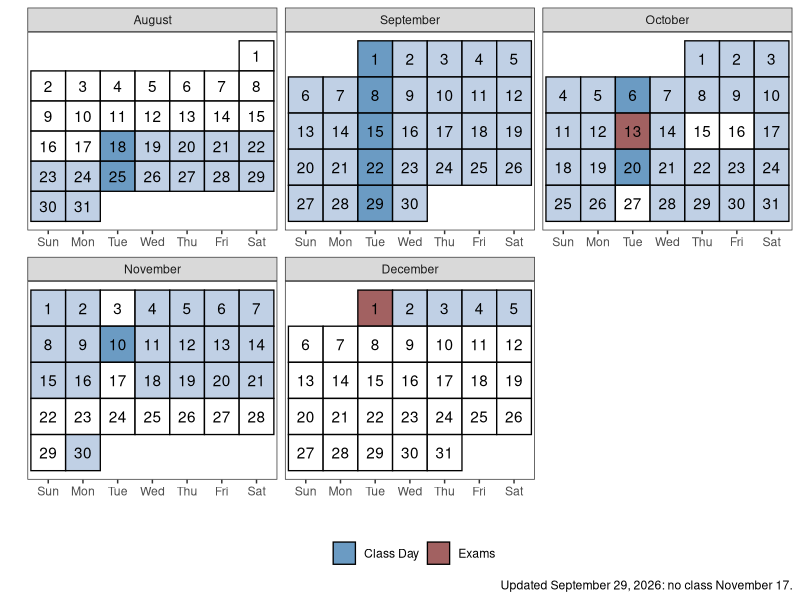
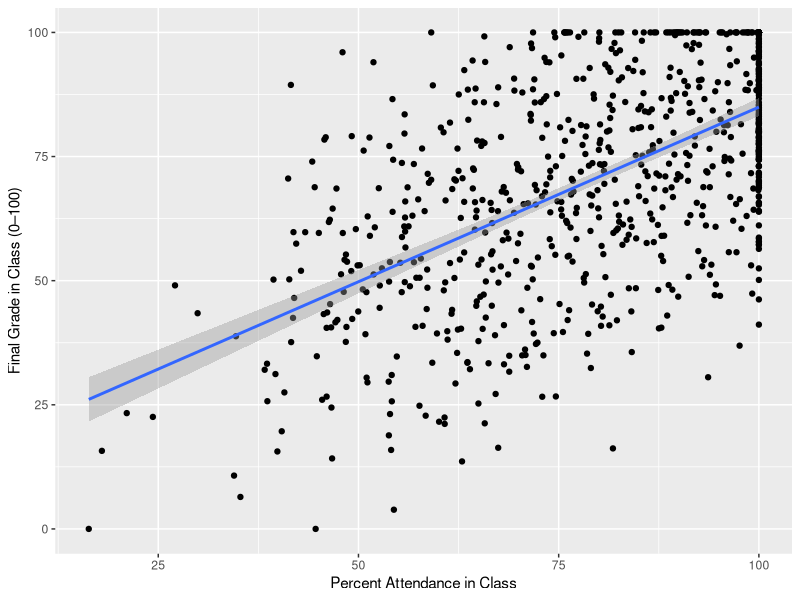

Write R code to recreate these figures, in order.
## ---- chunk 1
#| label: setup
#| include: false
library(tidyverse)
library(kableExtra)
set.seed(705)

# ---------------------------------------------------------------------------
# SEMESTER DATE PARAMETERS — TODO: confirm against official USC Fall 2026
# academic calendar before the semester starts. Everything below derives
# from these values.
# ---------------------------------------------------------------------------
firstday       <- ymd("2026-08-18")  # first Tuesday class meeting (PROVISIONAL)
semester_start <- ymd("2026-08-18")  # PROVISIONAL
semester_end   <- ymd("2026-12-05")  # PROVISIONAL

not_here_dates <- c(
  # Instructor at conference — CONFIRMED
  ymd("2026-10-27"),
  # General Election Day — CONFIRMED, no class
  ymd("2026-11-03"),
  # Fall Break — Thu–Fri, does not hit a Tuesday
  seq(ymd("2026-10-15"), ymd("2026-10-16"), by = 1),
  # Thanksgiving Break — CONFIRMED
  seq(ymd("2026-11-22"), ymd("2026-11-29"), by = 1),
  # Instructor travel — added Sep 29, 2026 (ANOVA also removed; 12 sessions)
  ymd("2026-11-17")
)

# All Tuesdays in the semester
all_tues <- seq(firstday, semester_end, by = "1 week")
# Class sessions = Tuesdays not blocked by breaks/election/conference
session_dates <- all_tues[!all_tues %in% not_here_dates]

n_sessions <- length(session_dates)          # 12 for Fall 2026 (was 13 before Nov 17 was lost)
exam_dates <- c(session_dates[9], session_dates[n_sessions])  # midterm, presentations
final_day  <- session_dates[n_sessions]
# Sunday before presentations (presentations fall on a Tuesday)
project_due <- final_day - days(2)

session_headers <- str_c(
  "Session ", seq_along(session_dates), ": ",
  format(session_dates, "%B %d")
)
## ---- chunk 2
#| label: build-calendar
#| include: false
# Semester calendar figure (adapted from Steven Miller's ggplot calendar)
semester_dates <- seq(semester_start, semester_end, by = 1)

wom <- function(date) {
  first <- wday(as.Date(str_c(year(date), month(date), 1, sep = "-")))
  (mday(date) + (first - 2)) %/% 7 + 1
}

class_cal <- tibble(date = seq(ymd("2026-08-01"), ymd("2026-12-31"), by = 1)) |>
  mutate(
    mon      = month(date, label = TRUE, abbr = FALSE),
    wkdy     = fct_relevel(
      weekdays(date, abbreviate = TRUE),
      "Sun", "Mon", "Tue", "Wed", "Thu", "Fri", "Sat"
    ),
    semester = date %in% semester_dates,
    day      = mday(date),
    week     = wom(date),
    category = case_when(
      date %in% exam_dates                    ~ "Exams",
      date %in% session_dates                 ~ "Class Day",
      semester & !(date %in% not_here_dates)  ~ "Semester",
      .default = "NA"
    )
  ) |>
  ggplot(aes(wkdy, week)) +
  theme_bw() +
  theme(panel.grid.major.x = element_blank(), legend.position = "bottom") +
  geom_tile(alpha = 0.8, aes(fill = category), color = "black", linewidth = 0.45) +
  facet_wrap(~mon, scales = "free", ncol = 3) +
  geom_text(aes(label = day)) +
  scale_y_reverse(breaks = NULL) +
  scale_fill_manual(
    values = c("Class Day" = "steelblue", "Semester" = "lightsteelblue",
               "NA" = "white", "Exams" = "indianred4"),
    breaks = c("Class Day", "Exams")
  ) +
  labs(
    fill = "", x = "", y = "",
    caption = "Updated September 29, 2026: no class November 17."
  )
## ---- chunk 3
#| label: calendar
#| echo: false
#| fig-width: 11
#| fig-height: 7
class_cal
## ---- chunk 4
#| label: grading-table
#| echo: false
grading_tbl <- read_csv("data/grading-scheme.csv")

if (knitr::is_latex_output()) {
  # HOLD_position pins the float where it is written, next to its intro sentence
  grading_tbl |>
    kbl(booktabs = TRUE) |>
    kable_styling(full_width = FALSE, latex_options = "HOLD_position")
} else {
  grading_tbl |>
    kbl() |>
    kable_styling(full_width = FALSE)
}
## ---- chunk 5
#| label: attend-sim
#| include: false
# Simulated illustration of the attendance–grade relationship (fake data)
n <- 800
attend_data <- tibble(
  perattend = pmin(pmax(rnorm(n, 81.84, 22.74), 0), 100),
  grade     = 10.19 + 0.78 * perattend + rnorm(n, 0, 20),
  rgrade    = pmin(pmax(grade, 0), 100)
)
M1   <- lm(rgrade ~ perattend, attend_data)
M1df <- broom::tidy(M1)
## ---- chunk 6
#| label: attendplot
#| echo: false
#| fig-height: 4
#| fig-cap: "The relationship between class attendance and final grade (simulated data)."
ggplot(attend_data, aes(x = perattend, y = rgrade)) +
  geom_point() +
  geom_smooth(method = lm) +
  labs(x = "Percent Attendance in Class", y = "Final Grade in Class (0–100)")
